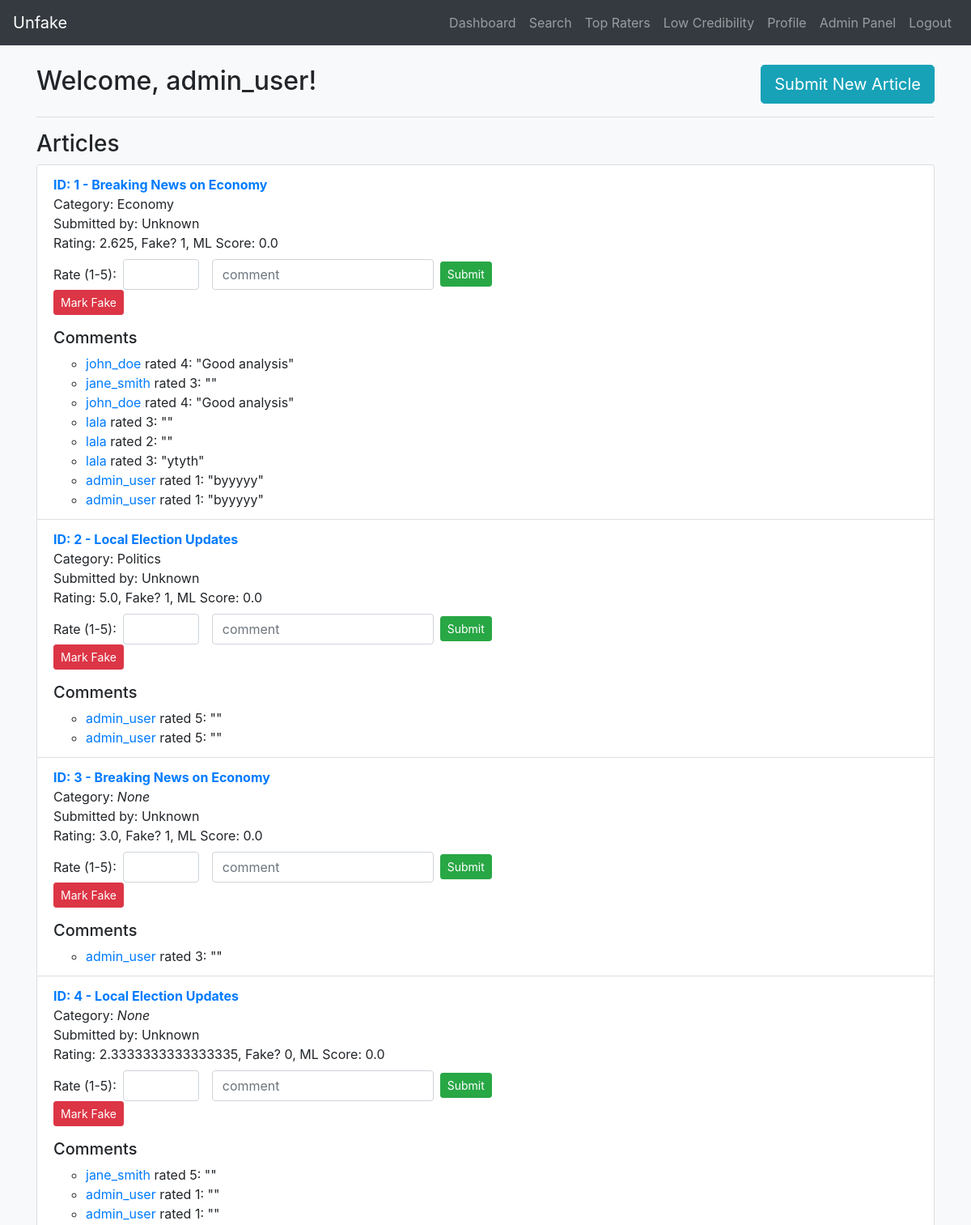
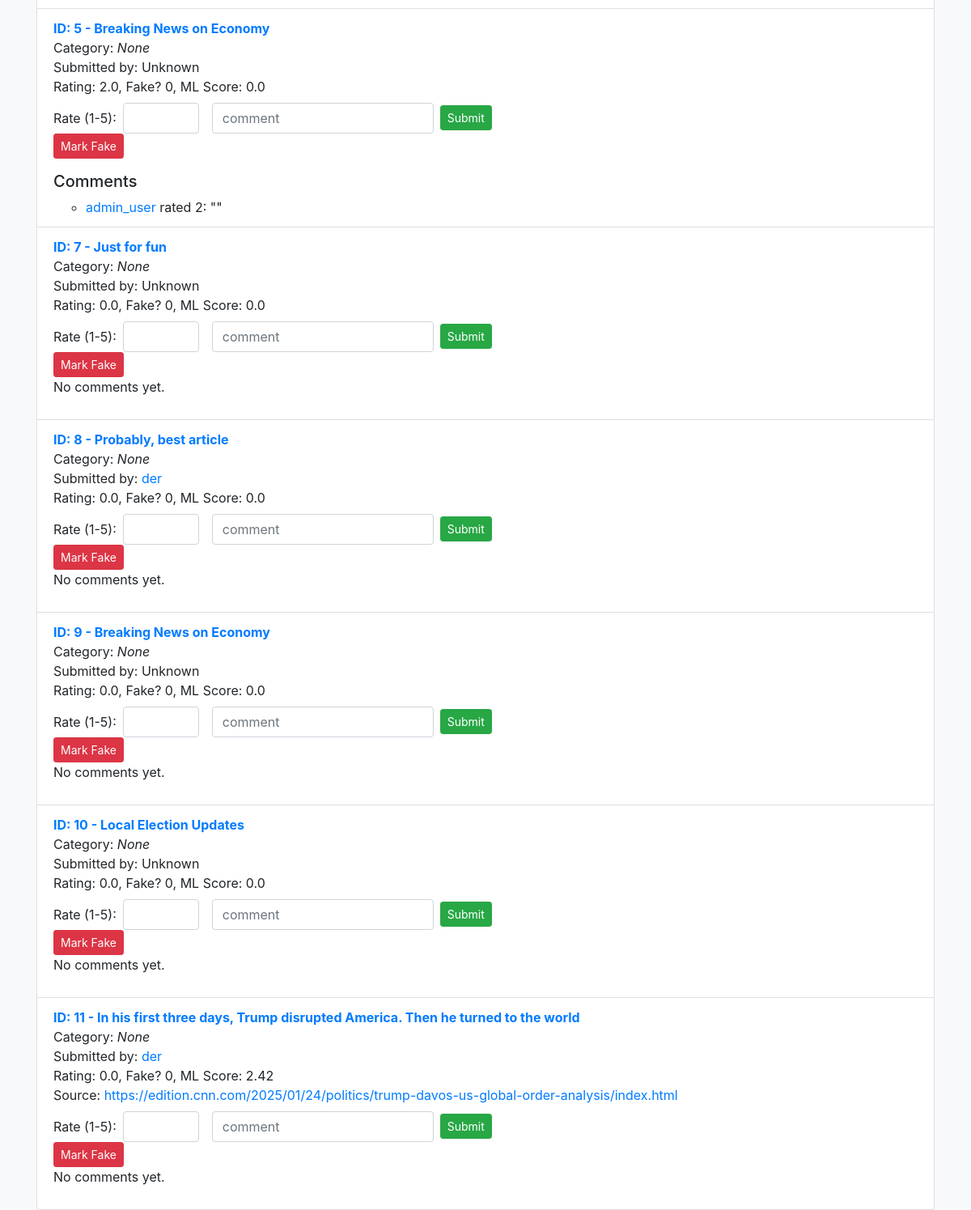
/dashboard (signed in), run on the app's committed database (2 pictures, top to bottom).
### tables this page shows
CREATE TABLE users (
    user_id INTEGER PRIMARY KEY AUTOINCREMENT,
    username TEXT NOT NULL UNIQUE,
    password TEXT NOT NULL,  -- or password_hash if you prefer
    email TEXT,
    join_date DATE DEFAULT CURRENT_DATE
, profile_picture TEXT, bio TEXT);

CREATE TABLE articles (
    article_id INTEGER PRIMARY KEY AUTOINCREMENT,
    title TEXT NOT NULL,
    contents TEXT,
    author_name TEXT,
    publication_date DATE,
    overall_rating REAL DEFAULT 0,
    is_fake BOOLEAN DEFAULT 0
, submitter_id INT, ml_score REAL DEFAULT 0, source_link TEXT);

CREATE TABLE ratings (
    rating_id INTEGER PRIMARY KEY AUTOINCREMENT,
    user_id INTEGER NOT NULL,
    article_id INTEGER NOT NULL,
    rating_value INTEGER NOT NULL,
    comment TEXT,
    rating_date DATE DEFAULT CURRENT_DATE,
    FOREIGN KEY(user_id) REFERENCES users(user_id),
    FOREIGN KEY(article_id) REFERENCES articles(article_id)
);

### app.py (the view)
@app.route('/dashboard')
def dashboard():
    if 'username' not in session:
        flash("Please log in first.")
        return redirect(url_for('login'))
    user = session['username']
    articles = get_all_articles()
    conn = get_connection()
    cur = conn.cursor()
    comments_dict = {}
    for art in articles:
        article_id = art['article_id']
        cur.execute("""
            SELECT r.comment, r.rating_value, r.user_id, u.username
            FROM ratings r
            JOIN users u ON r.user_id = u.user_id
            WHERE r.article_id = ?
        """, (article_id,))
        these_comments = cur.fetchall()
        comments_dict[article_id] = these_comments
    conn.close()
    return render_template('dashboard.html',
                           username=user,
                           articles=articles,
                           comments_dict=comments_dict)

### db.py (called while the page is built)
def get_connection():
    db_path = os.path.join(os.getcwd(), "unfake.db")  # Ensures DB is in the working directory
    conn = sqlite3.connect(db_path)
    conn.row_factory = sqlite3.Row
    return conn

def get_all_articles():
    conn = get_connection()
    cur = conn.cursor()
    sql = """
    SELECT a.article_id,
           a.title,
           a.overall_rating,
           a.is_fake,
           a.submitter_id,
           IFNULL(u.username, 'Unknown') AS submitter_name,
           group_concat(c.category_name, ', ') AS category_list,
           a.ml_score,
           a.source_link
    FROM articles a
    LEFT JOIN users u ON a.submitter_id = u.user_id
    LEFT JOIN article_category ac ON a.article_id = ac.article_id
    LEFT JOIN categories c ON ac.category_id = c.category_id
    GROUP BY a.article_id
    ORDER BY a.article_id
    """
    cur.execute(sql)
    rows = cur.fetchall()
    conn.close()
    return rows

### templates/dashboard.html (shortened to what this page needs)
{% extends "base.html" %}
{% block content %}
<div class="d-flex justify-content-between align-items-center">
  <h2>Welcome, {{ username }}!</h2>
  <a href="{{ url_for('submit_article') }}" class="btn btn-info btn-lg">Submit New Article</a>
</div>
<hr>
<h3>Articles</h3>
<ul class="list-group">
  {% for art in articles %}
    <li class="list-group-item">
      <strong>
        <a href="{{ url_for('article_detail', article_id=art['article_id']) }}">
          ID: {{ art['article_id'] }} - {{ art['title'] }}
        </a>
      </strong>
      <br>
      Category:
      {% if art['category_list'] %}
        {{ art['category_list'] }}
      {% else %}
        <i>None</i>
      {% endif %}
      <br>
      Submitted by:
      {% if art['submitter_id'] %}
        <a href="{{ url_for('user_profile', user_id=art['submitter_id']) }}">
          {{ art['submitter_name'] }}
        </a>
      {% else %}
        Unknown
      {% endif %}
      <br>
      Rating: {{ art['overall_rating'] }}, Fake? {{ art['is_fake'] }}, ML Score: {{ art['ml_score'] }}
      {% if art['source_link'] %}
        <br>Source:
        <a href="{{ art['source_link'] }}" target="_blank">{{ art['source_link'] }}</a>
      {% endif %}
      <form method="POST" action="{{ url_for('rate') }}" class="form-inline mt-2">
        <label>Rate (1-5):</label>
        <input type="number" name="rating_value" min="1" max="5" required class="form-control mx-2">
        <input type="text" name="comment" placeholder="comment" class="form-control mx-2">
        <button type="submit" class="btn btn-sm btn-success">Submit</button>
      </form>
      {% if session.username == 'admin_user' %}
        <form method="POST" action="{{ url_for('admin_mark_fake') }}" style="display:inline;">
          <button type="submit" class="btn btn-sm btn-danger">Mark Fake</button>
        </form>
      {% endif %}
      {% set this_comments = comments_dict.get(art['article_id'], []) %}
      {% if this_comments %}
        <h5 class="mt-3">Comments</h5>
        <ul>
          {% for c in this_comments %}
            <li>
              <a href="{{ url_for('user_profile', user_id=c['user_id']) }}">
                {{ c['username'] }}
              </a>
              rated {{ c['rating_value'] }}: "{{ c['comment'] }}"
            </li>
          {% endfor %}
        </ul>
      {% else %}
        <p>No comments yet.</p>
      {% endif %}
    </li>
  {% endfor %}
</ul>
{% endblock %}

### data on the page
users: username "admin_user"
articles: article_id "1", title "Breaking News on Economy", category_list "Economy", shows "Unknown", overall_rating "2.625", is_fake "1", ml_score "0.0"
ratings: username "john_doe", rating_value "4", comment "Good analysis"
ratings: username "jane_smith", rating_value "3"
ratings: username "john_doe", rating_value "4", comment "Good analysis"
ratings: username "lala", rating_value "3"
ratings: username "lala", rating_value "2"
ratings: username "lala", rating_value "3", comment "ytyth"
ratings: username "admin_user", rating_value "1", comment "byyyyy"
ratings: username "admin_user", rating_value "1", comment "byyyyy"
articles: article_id "2", title "Local Election Updates", category_list "Politics", shows "Unknown", overall_rating "5.0", is_fake "1", ml_score "0.0"
ratings: username "admin_user", rating_value "5"
ratings: username "admin_user", rating_value "5"
articles: article_id "3", title "Breaking News on Economy", shows "None", shows "Unknown", overall_rating "3.0", is_fake "1", ml_score "0.0"
ratings: username "admin_user", rating_value "3"
articles: article_id "4", title "Local Election Updates", shows "None", shows "Unknown", overall_rating "2.3333333333333335", is_fake "0", ml_score "0.0"
ratings: username "jane_smith", rating_value "5"
ratings: username "admin_user", rating_value "1"
ratings: username "admin_user", rating_value "1"
articles: article_id "5", title "Breaking News on Economy", shows "None", shows "Unknown", overall_rating "2.0", is_fake "0", ml_score "0.0"
ratings: username "admin_user", rating_value "2"
articles: article_id "7", title "Just for fun", shows "None", shows "Unknown", overall_rating "0.0", is_fake "0", ml_score "0.0", shows "No comments yet."
articles: article_id "8", title "Probably, best article", shows "None", submitter_name "der", overall_rating "0.0", is_fake "0", ml_score "0.0", shows "No comments yet."
articles: article_id "9", title "Breaking News on Economy", shows "None", shows "Unknown", overall_rating "0.0", is_fake "0", ml_score "0.0", shows "No comments yet."
articles: article_id "10", title "Local Election Updates", shows "None", shows "Unknown", overall_rating "0.0", is_fake "0", ml_score "0.0", shows "No comments yet."
articles: article_id "11", title "In his first three days, Trump disrupted America. Then he turned to the world", shows "None", submitter_name "der", overall_rating "0.0", is_fake "0", ml_score "2.42", source_link "https://edition.cnn.com/2025/01/24/politics/trump-davos-us-global-order-analysis/index.html", shows "No comments yet."
